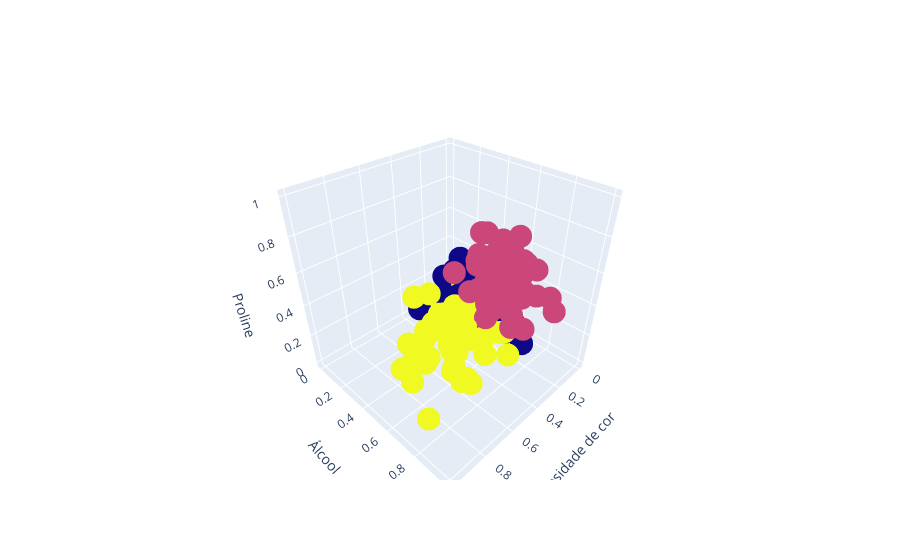

This figure's notebook cell:
### Code cell
#renomeando os eixos e plotando novamente
fig.update_layout(scene = dict(
    xaxis_title = 'Intesidade de cor',
    yaxis_title = 'Álcool',
    zaxis_title = 'Proline'
))
fig.show()

### Figure 1 — Plotly figure (JSON) as saved in the notebook; plotly's stock layout.template omitted (floating-point values rounded to 4 significant figures; data arrays with more than 128 entries replaced by an {"elided": "..."} marker saying what was removed)
{"data": [{"marker": {"color": {"elided": "178 int values"}}, "mode": "markers", "text": {"elided": "178 int values"}, "type": "scatter3d", "x": {"elided": "178 float values"}, "y": {"elided": "178 float values"}, "z": {"elided": "178 float values"}}], "layout": {"scene": {"xaxis": {"title": {"text": "Intesidade de cor"}}, "yaxis": {"title": {"text": "Álcool"}}, "zaxis": {"title": {"text": "Proline"}}}}}
